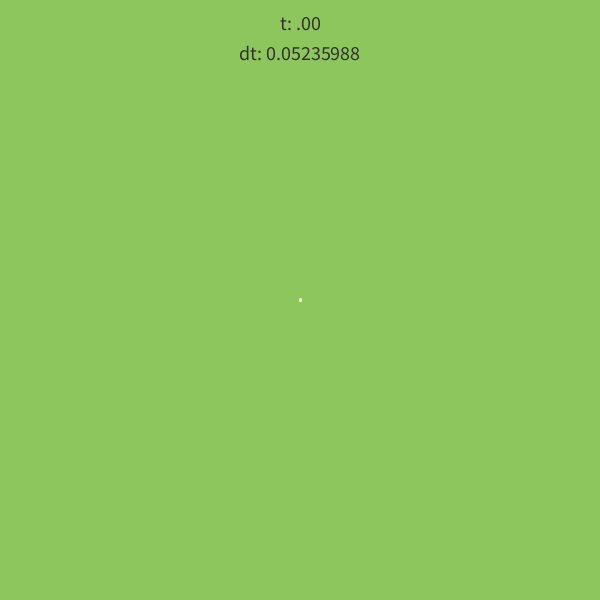
Frame 1 (no input)
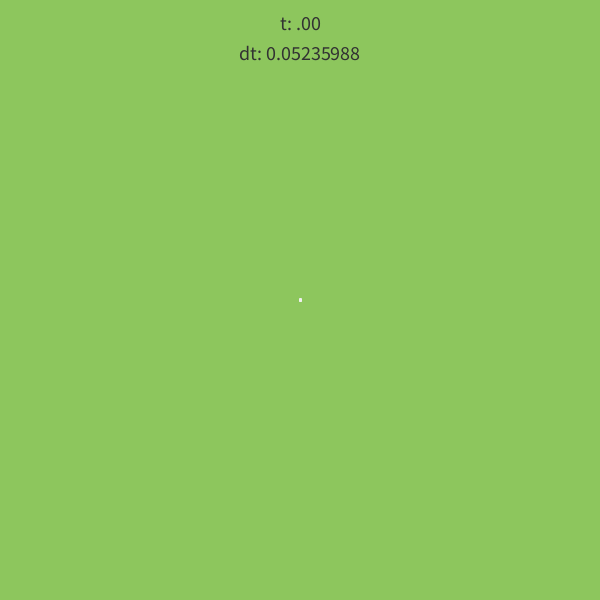
Frame 60 (the mouse pressed at the canvas centre just before this capture)
Frame 120 (the mouse held since frame 60 and released just before this capture): identical to frame 60, image omitted

The Processing sketch that drew these frames (run headless with seeded random() and noise(); from frame 60 on, the mouse is pressed at the canvas centre):

// Processing sketch: ParametricPositions
// ── ParametricPositions.pde

boolean running;
float t, dt;
float ax,ay,bx,by;
float scale;

ArrayList<PVector> aPath;
ArrayList<PVector> bPath;


void setup() { // Setup variables and canvas
  size(600, 600);
  textSize(20);
  textAlign(CENTER);

  running = false;
  t = 0;
  dt = PI * 1/60;
  scale = 40;

  aPath = new ArrayList<PVector>();
  bPath = new ArrayList<PVector>();
}


void draw() {
  background(141, 198, 93);

  pushMatrix(); // Draw the points in centre of screen
  translate(width/2, height/2);
  scale(scale, scale);

  ax = -cos(t-PI/2); // Set the variables
  ay = sin(2*t);
  bx = -sin(2*t);
  by = cos(t-PI/2);
  if (running) t += dt;

  stroke(240);
  strokeWeight(3 / scale);
  noFill();
  point(ax, ay); // Draw points
  point(bx, by);

  aPath.add(new PVector(ax, ay)); // Draw paths
  bPath.add(new PVector(bx, by));
  if (aPath.size() > 20) aPath.remove(0);
  if (bPath.size() > 20) bPath.remove(0);
  beginShape();
  for (PVector p : aPath)
    vertex(p.x, p.y);
  endShape();
  beginShape();
  for (PVector p : bPath)
    vertex(p.x, p.y);
  endShape();
  popMatrix();

  noStroke(); // Show the text at top of screen
  fill(50);
  text("t: " + nf2(t, 2), width/2, 30);
  text("dt: " + dt, width/2, 60);
}


String nf2(float s, int rMax) { // Custom formatting
  int lMax = floor(log(s) / log(10));
  return nf(s, lMax, rMax);
}


void keyPressed() {
  switch (keyCode) { // Start/stop simulation
    case 9: running=!running;
      break;

    case 81: t=0; // Set time back to 0
      break;
  }
}
